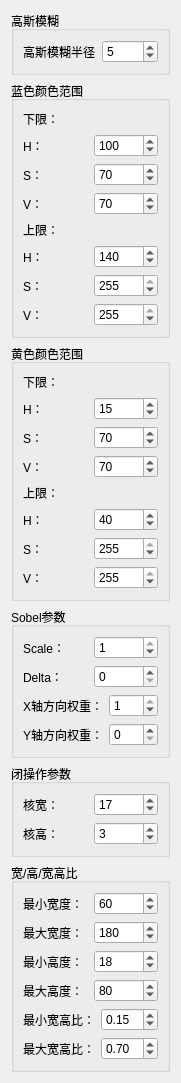
           <widget class="QWidget" name="paraOptimizationContents">
            <property name="geometry">
             <rect>
              <x>0</x>
              <y>0</y>
              <width>181</width>
              <height>976</height>
             </rect>
            </property>
            <layout class="QVBoxLayout" name="verticalLayout">
             <item>
              <widget class="QGroupBox" name="blurBox">
               <property name="title">
                <string>高斯模糊</string>
               </property>
               <layout class="QVBoxLayout" name="verticalLayout_4">
                <item>
                 <layout class="QHBoxLayout" name="blur_SizeLayout">
                  <item>
                   <widget class="QLabel" name="blur_SizeLabel">
                    <property name="text">
                     <string>高斯模糊半径</string>
                    </property>
                   </widget>
                  </item>
                  <item>
                   <widget class="QSpinBox" name="blur_Size">
                    <property name="minimum">
                     <number>1</number>
                    </property>
                    <property name="maximum">
                     <number>255</number>
                    </property>
                    <property name="singleStep">
                     <number>2</number>
                    </property>
                    <property name="value">
                     <number>5</number>
                    </property>
                   </widget>
                  </item>
                 </layout>
                </item>
               </layout>
              </widget>
             </item>
             <item>
              <widget class="QGroupBox" name="blueBox">
               <property name="title">
                <string>蓝色颜色范围</string>
               </property>
               <layout class="QVBoxLayout" name="verticalLayout_5">
                <item>
                 <widget class="QLabel" name="bluelowLabel">
                  <property name="text">
                   <string>下限：</string>
                  </property>
                 </widget>
                </item>
                <item>
                 <layout class="QHBoxLayout" name="bluelow_HLayout">
                  <item>
                   <widget class="QLabel" name="bluelow_HLabel">
                    <property name="text">
                     <string>H：</string>
                    </property>
                   </widget>
                  </item>
                  <item>
                   <widget class="QSpinBox" name="bluelow_H">
                    <property name="maximum">
                     <number>255</number>
                    </property>
                    <property name="value">
                     <number>100</number>
                    </property>
                   </widget>
                  </item>
                 </layout>
                </item>
                <item>
                 <layout class="QHBoxLayout" name="bluelow_SLayout">
                  <item>
                   <widget class="QLabel" name="bluelow_SLabel">
                    <property name="text">
                     <string>S：</string>
                    </property>
                   </widget>
                  </item>
                  <item>
                   <widget class="QSpinBox" name="bluelow_S">
                    <property name="maximum">
                     <number>255</number>
                    </property>
                    <property name="value">
                     <number>70</number>
                    </property>
                   </widget>
                  </item>
                 </layout>
                </item>
                <item>
                 <layout class="QHBoxLayout" name="bluelow_VLayout">
                  <item>
                   <widget class="QLabel" name="bluelow_VLabel">
                    <property name="text">
                     <string>V：</string>
                    </property>
                   </widget>
                  </item>
                  <item>
                   <widget class="QSpinBox" name="bluelow_V">
                    <property name="maximum">
                     <number>255</number>
                    </property>
                    <property name="value">
                     <number>70</number>
                    </property>
                   </widget>
                  </item>
                 </layout>
                </item>
                <item>
                 <widget class="QLabel" name="blueupLabel">
                  <property name="text">
                   <string>上限：</string>
                  </property>
                 </widget>
                </item>
                <item>
                 <layout class="QHBoxLayout" name="blueup_HLayout">
                  <item>
                   <widget class="QLabel" name="blueup_HLabel">
                    <property name="text">
                     <string>H：</string>
                    </property>
                   </widget>
                  </item>
                  <item>
                   <widget class="QSpinBox" name="blueup_H">
                    <property name="maximum">
                     <number>255</number>
                    </property>
                    <property name="value">
                     <number>140</number>
                    </property>
                   </widget>
                  </item>
                 </layout>
                </item>
                <item>
                 <layout class="QHBoxLayout" name="blueup_SLayout">
                  <item>
                   <widget class="QLabel" name="blueup_SLabel">
                    <property name="text">
                     <string>S：</string>
                    </property>
                   </widget>
                  </item>
                  <item>
                   <widget class="QSpinBox" name="blueup_S">
                    <property name="maximum">
                     <number>255</number>
                    </property>
                    <property name="value">
                     <number>255</number>
                    </property>
                   </widget>
                  </item>
                 </layout>
                </item>
                <item>
                 <layout class="QHBoxLayout" name="blueup_VLayout">
                  <item>
                   <widget class="QLabel" name="blueup_VLabel">
                    <property name="text">
                     <string>V：</string>
                    </property>
                   </widget>
                  </item>
                  <item>
                   <widget class="QSpinBox" name="blueup_V">
                    <property name="maximum">
                     <number>255</number>
                    </property>
                    <property name="value">
                     <number>255</number>
                    </property>
                   </widget>
                  </item>
                 </layout>
                </item>
               </layout>
              </widget>
             </item>
             <item>
              <widget class="QGroupBox" name="yellowBox">
               <property name="title">
                <string>黄色颜色范围</string>
               </property>
               <layout class="QVBoxLayout" name="verticalLayout_6">
                <item>
                 <widget class="QLabel" name="yellowlowLabel">
                  <property name="text">
                   <string>下限：</string>
                  </property>
                 </widget>
                </item>
                <item>
                 <layout class="QHBoxLayout" name="yellowlow_HLayout">
                  <item>
                   <widget class="QLabel" name="yellowlow_HLabel">
                    <property name="text">
                     <string>H：</string>
                    </property>
                   </widget>
                  </item>
                  <item>
                   <widget class="QSpinBox" name="yellowlow_H">
                    <property name="maximum">
                     <number>255</number>
                    </property>
                    <property name="value">
                     <number>15</number>
                    </property>
                   </widget>
                  </item>
                 </layout>
                </item>
                <item>
                 <layout class="QHBoxLayout" name="yellowlow_SLayout">
                  <item>
                   <widget class="QLabel" name="yellowlow_SLabel">
                    <property name="text">
                     <string>S：</string>
                    </property>
                   </widget>
                  </item>
                  <item>
                   <widget class="QSpinBox" name="yellowlow_S">
                    <property name="maximum">
                     <number>255</number>
                    </property>
                    <property name="value">
                     <number>70</number>
                    </property>
                   </widget>
                  </item>
                 </layout>
                </item>
                <item>
                 <layout class="QHBoxLayout" name="yellowlow_VLayout">
                  <item>
                   <widget class="QLabel" name="yellowlow_VLabel">
                    <property name="text">
                     <string>V：</string>
                    </property>
                   </widget>
                  </item>
                  <item>
                   <widget class="QSpinBox" name="yellowlow_V">
                    <property name="maximum">
                     <number>255</number>
                    </property>
                    <property name="value">
                     <number>70</number>
                    </property>
                   </widget>
                  </item>
                 </layout>
                </item>
                <item>
                 <widget class="QLabel" name="yellowupLabel">
                  <property name="text">
                   <string>上限：</string>
                  </property>
                 </widget>
                </item>
                <item>
                 <layout class="QHBoxLayout" name="yellowup_HLayout">
                  <item>
                   <widget class="QLabel" name="yellowup_HLabel">
                    <property name="text">
                     <string>H：</string>
                    </property>
                   </widget>
                  </item>
                  <item>
                   <widget class="QSpinBox" name="yellowup_H">
                    <property name="maximum">
                     <number>255</number>
                    </property>
                    <property name="value">
                     <number>40</number>
                    </property>
                   </widget>
                  </item>
                 </layout>
                </item>
                <item>
                 <layout class="QHBoxLayout" name="yellowup_SLayout">
                  <item>
                   <widget class="QLabel" name="yellowup_SLabel">
                    <property name="text">
                     <string>S：</string>
                    </property>
                   </widget>
                  </item>
                  <item>
                   <widget class="QSpinBox" name="yellowup_S">
                    <property name="maximum">
                     <number>255</number>
                    </property>
                    <property name="value">
                     <number>255</number>
                    </property>
                   </widget>
                  </item>
                 </layout>
                </item>
                <item>
                 <layout class="QHBoxLayout" name="yellowup_VLayout">
                  <item>
                   <widget class="QLabel" name="yellowup_VLabel">
                    <property name="text">
                     <string>V：</string>
                    </property>
                   </widget>
                  </item>
                  <item>
                   <widget class="QSpinBox" name="yellowup_V">
                    <property name="maximum">
                     <number>255</number>
                    </property>
                    <property name="value">
                     <number>255</number>
                    </property>
                   </widget>
                  </item>
                 </layout>
                </item>
               </layout>
              </widget>
             </item>
             <item>
              <widget class="QGroupBox" name="sobelBox">
               <property name="title">
                <string>Sobel参数</string>
               </property>
               <layout class="QVBoxLayout" name="verticalLayout_7">
                <item>
                 <layout class="QHBoxLayout" name="sobel_ScaleLayout">
                  <item>
                   <widget class="QLabel" name="sobel_ScaleLabel">
                    <property name="text">
                     <string>Scale：</string>
                    </property>
                   </widget>
                  </item>
                  <item>
                   <widget class="QSpinBox" name="sobel_Scale">
                    <property name="maximum">
                     <number>1</number>
                    </property>
                    <property name="value">
                     <number>1</number>
                    </property>
                   </widget>
                  </item>
                 </layout>
                </item>
                <item>
                 <layout class="QHBoxLayout" name="sobel_DeltaLayout">
                  <item>
                   <widget class="QLabel" name="sobel_DeltaLabel">
                    <property name="text">
                     <string>Delta：</string>
                    </property>
                   </widget>
                  </item>
                  <item>
                   <widget class="QSpinBox" name="sobel_Delta">
                    <property name="maximum">
                     <number>1</number>
                    </property>
                   </widget>
                  </item>
                 </layout>
                </item>
                <item>
                 <layout class="QHBoxLayout" name="sobel_X_WeightLayout">
                  <item>
                   <widget class="QLabel" name="sobel_X_WeightLabel">
                    <property name="text">
                     <string>X轴方向权重：</string>
                    </property>
                   </widget>
                  </item>
                  <item>
                   <widget class="QSpinBox" name="sobel_X_Weight">
                    <property name="maximum">
                     <number>1</number>
                    </property>
                    <property name="value">
                     <number>1</number>
                    </property>
                   </widget>
                  </item>
                 </layout>
                </item>
                <item>
                 <layout class="QHBoxLayout" name="sobel_Y_WeightLayout">
                  <item>
                   <widget class="QLabel" name="sobel_Y_WeightLabel">
                    <property name="text">
                     <string>Y轴方向权重：</string>
                    </property>
                   </widget>
                  </item>
                  <item>
                   <widget class="QSpinBox" name="sobel_Y_Weight">
                    <property name="maximum">
                     <number>1</number>
                    </property>
                   </widget>
                  </item>
                 </layout>
                </item>
               </layout>
              </widget>
             </item>
             <item>
              <widget class="QGroupBox" name="closeBox">
               <property name="title">
                <string>闭操作参数</string>
               </property>
               <layout class="QVBoxLayout" name="verticalLayout_8">
                <item>
                 <layout class="QHBoxLayout" name="morph_Size_WidthLayout">
                  <item>
                   <widget class="QLabel" name="morph_Size_WidthLabel">
                    <property name="text">
                     <string>核宽：</string>
                    </property>
                   </widget>
                  </item>
                  <item>
                   <widget class="QSpinBox" name="morph_SIze_Width">
                    <property name="minimum">
                     <number>1</number>
                    </property>
                    <property name="maximum">
                     <number>255</number>
                    </property>
                    <property name="value">
                     <number>17</number>
                    </property>
                   </widget>
                  </item>
                 </layout>
                </item>
                <item>
                 <layout class="QHBoxLayout" name="morph_Size_HeightLayout">
                  <item>
                   <widget class="QLabel" name="morph_Size_HeightLabel">
                    <property name="text">
                     <string>核高：</string>
                    </property>
                   </widget>
                  </item>
                  <item>
                   <widget class="QSpinBox" name="morph_Size_Height">
                    <property name="minimum">
                     <number>1</number>
                    </property>
                    <property name="maximum">
                     <number>255</number>
                    </property>
                    <property name="value">
                     <number>3</number>
                    </property>
                   </widget>
                  </item>
                 </layout>
                </item>
               </layout>
              </widget>
             </item>
             <item>
              <widget class="QGroupBox" name="whrBox">
               <property name="title">
                <string>宽/高/宽高比</string>
               </property>
               <layout class="QVBoxLayout" name="verticalLayout_9">
                <item>
                 <layout class="QHBoxLayout" name="minWidthLayout">
                  <item>
                   <widget class="QLabel" name="minWidthLabel">
                    <property name="text">
                     <string>最小宽度：</string>
                    </property>
                   </widget>
                  </item>
                  <item>
                   <widget class="QSpinBox" name="minWidth">
                    <property name="maximum">
                     <number>1000</number>
                    </property>
                    <property name="value">
                     <number>60</number>
                    </property>
                   </widget>
                  </item>
                 </layout>
                </item>
                <item>
                 <layout class="QHBoxLayout" name="maxWidthLayout">
                  <item>
                   <widget class="QLabel" name="maxWidthLabel">
                    <property name="text">
                     <string>最大宽度：</string>
                    </property>
                   </widget>
                  </item>
                  <item>
                   <widget class="QSpinBox" name="maxWidth">
                    <property name="maximum">
                     <number>1000</number>
                    </property>
                    <property name="value">
                     <number>180</number>
                    </property>
                   </widget>
                  </item>
                 </layout>
                </item>
                <item>
                 <layout class="QHBoxLayout" name="minHeightLayout">
                  <item>
                   <widget class="QLabel" name="minHeightLabel">
                    <property name="text">
                     <string>最小高度：</string>
                    </property>
                   </widget>
                  </item>
                  <item>
                   <widget class="QSpinBox" name="minHeight">
                    <property name="maximum">
                     <number>1000</number>
                    </property>
                    <property name="value">
                     <number>18</number>
                    </property>
                   </widget>
                  </item>
                 </layout>
                </item>
                <item>
                 <layout class="QHBoxLayout" name="maxHeightLayout">
                  <item>
                   <widget class="QLabel" name="maxHeightLabel">
                    <property name="text">
                     <string>最大高度：</string>
                    </property>
                   </widget>
                  </item>
                  <item>
                   <widget class="QSpinBox" name="maxHeight">
                    <property name="maximum">
                     <number>1000</number>
                    </property>
                    <property name="value">
                     <number>80</number>
                    </property>
                   </widget>
                  </item>
                 </layout>
                </item>
                <item>
                 <layout class="QHBoxLayout" name="minRatioLayout">
                  <item>
                   <widget class="QLabel" name="minRatioLabel">
                    <property name="text">
                     <string>最小宽高比：</string>
                    </property>
                   </widget>
                  </item>
                  <item>
                   <widget class="QDoubleSpinBox" name="minRatio">
                    <property name="maximum">
                     <double>10.000000000000000</double>
                    </property>
                    <property name="value">
                     <double>0.150000000000000</double>
                    </property>
                   </widget>
                  </item>
                 </layout>
                </item>
                <item>
                 <layout class="QHBoxLayout" name="maxRatioLayout">
                  <item>
                   <widget class="QLabel" name="maxRatioLabel">
                    <property name="text">
                     <string>最大宽高比：</string>
                    </property>
                   </widget>
                  </item>
                  <item>
                   <widget class="QDoubleSpinBox" name="maxRatio">
                    <property name="maximum">
                     <double>10.000000000000000</double>
                    </property>
                    <property name="value">
                     <double>0.700000000000000</double>
                    </property>
                   </widget>
                  </item>
                 </layout>
                </item>
               </layout>
              </widget>
             </item>
            </layout>
           </widget>
